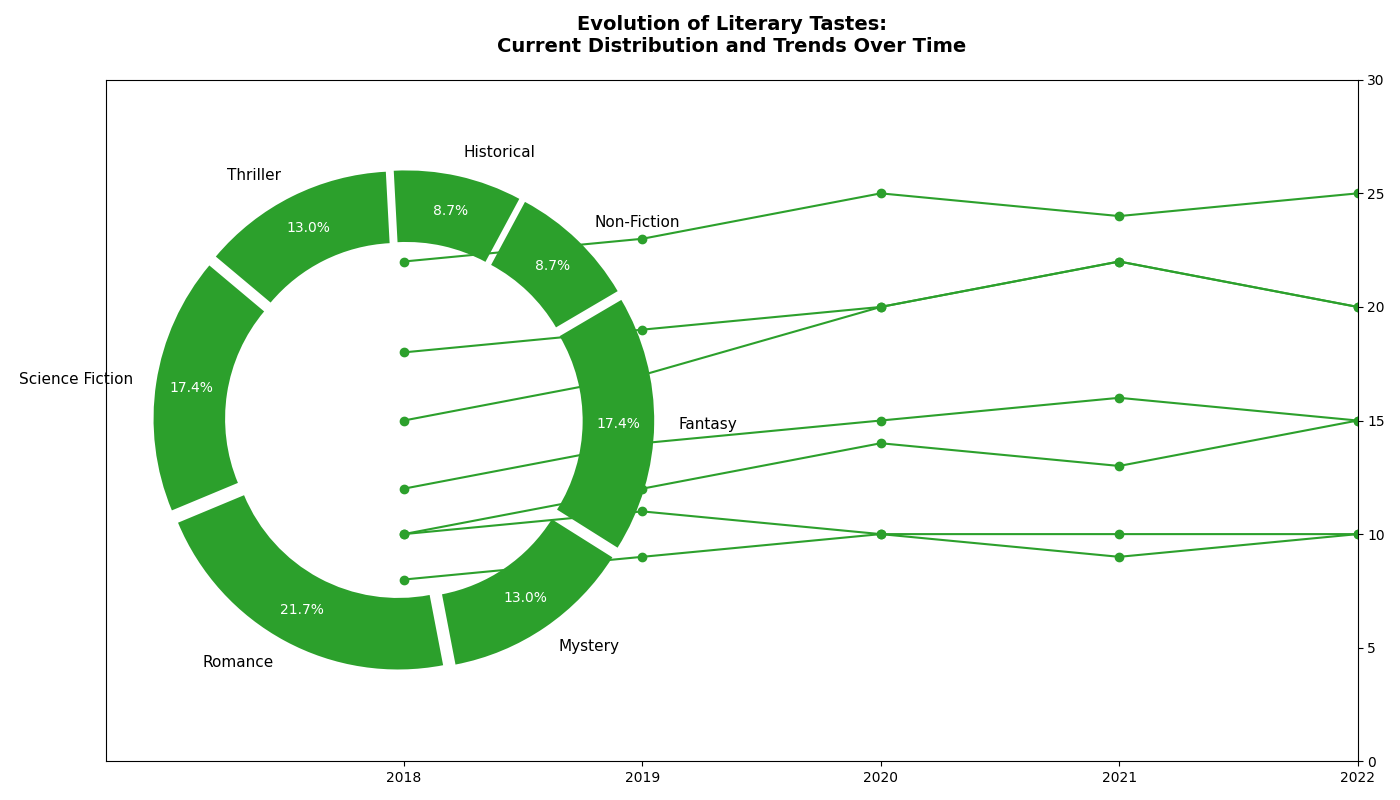

Source code (Python):
import matplotlib.pyplot as plt
import numpy as np

genres = ['Science Fiction', 'Romance', 'Mystery', 'Fantasy', 'Non-Fiction', 'Historical', 'Thriller']
distribution = [20, 25, 15, 20, 10, 10, 15]

years = ['2018', '2019', '2020', '2021', '2022']
trend_data = {
    'Science Fiction': [15, 17, 20, 22, 20],
    'Romance': [22, 23, 25, 24, 25],
    'Mystery': [12, 14, 15, 16, 15],
    'Fantasy': [18, 19, 20, 22, 20],
    'Non-Fiction': [10, 11, 10, 9, 10],
    'Historical': [8, 9, 10, 10, 10],
    'Thriller': [10, 12, 14, 13, 15]
}

single_color = '#2ca02c'

fig, ax = plt.subplots(figsize=(14, 8), subplot_kw=dict(aspect="equal"))

# Creating a donut pie chart by adding width to wedgeprops for a ring effect
wedges, texts, autotexts = ax.pie(
    distribution, labels=genres, colors=[single_color] * len(genres),
    autopct='%1.1f%%', startangle=140, pctdistance=0.85,
    wedgeprops=dict(width=0.3), explode=(0.05,) * len(genres)
)

for autotext in autotexts:
    autotext.set_color('white')
    autotext.set_fontsize(10)
for text in texts:
    text.set_fontsize(11)

ax2 = ax.twinx()

x = np.arange(len(years))

for genre in genres:
    ax2.plot(x, trend_data[genre], marker='o', linestyle='-', color=single_color)

ax2.set_xticks(x)
ax2.set_xticklabels(years, fontsize=10)
ax2.set_ylim(0, 30)

plt.title("Evolution of Literary Tastes:\nCurrent Distribution and Trends Over Time", 
          fontsize=14, fontweight='bold', pad=20)

plt.tight_layout()

plt.show()
